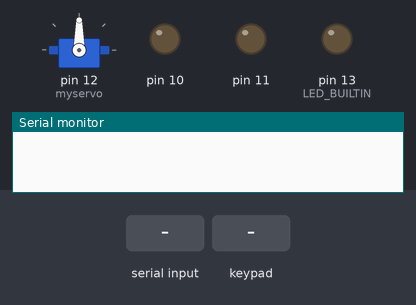
The sketch below on a simulated Arduino Uno, built with avr-gcc and run on an emulated ATmega328P. On the bench: servo, output pins drawn as LEDs (lit = HIGH), the last lines printed to the serial monitor. The test bench sets the inputs (shaded band).

Above: at 1.2 s.
1.3 s: "ESP ok" received over Serial
At 2.7 s:
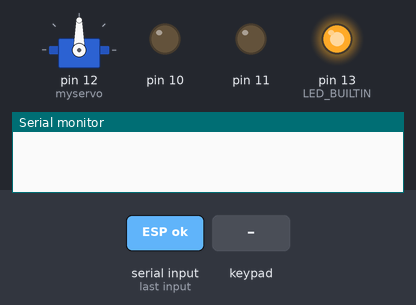
3.8 s: keypad keys 6 9 2 A pressed 0.4 s apart
At 6.6 s:
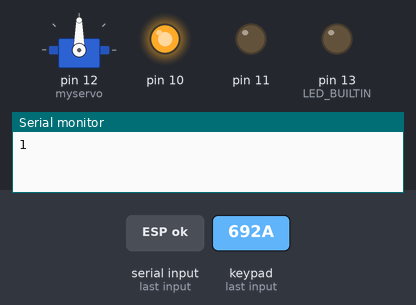
7.5 s: keypad keys 9 8 7 6 pressed 0.4 s apart
At 10.8 s:
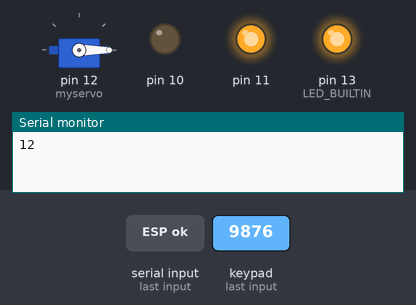
Timing chart, 0 to 12.3 s (numbered marks = the images above; inputs shaded):
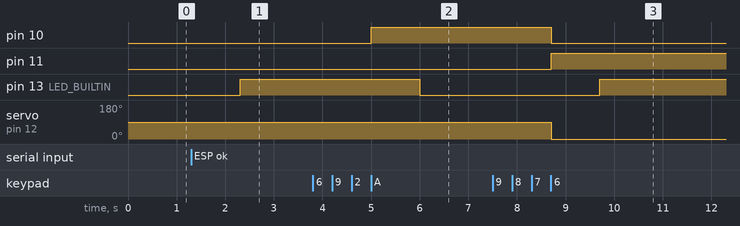

Measured:
- after the input at 1.3 s, pin 13 (LED_BUILTIN): LOW → HIGH after 1.0 s
- after the input at 3.8 s, pin 10: LOW → HIGH after 1.2 s; pin 13 (LED_BUILTIN): HIGH → LOW after 2.2 s
- after the input at 7.5 s, pin 10: HIGH → LOW after 1.2 s; pin 11: LOW → HIGH after 1.2 s; pin 13 (LED_BUILTIN): LOW → HIGH after 2.2 s; servo on pin 12 (myservo): 90° → 0° after 1.2 s

The sketch:

CODIGO_ARDUINO_UNO.ino
```cpp
#include <Keypad.h>
#include <Servo.h>

#define tamSenha 5
Servo myservo;

char Cod[tamSenha];
char Senha[tamSenha]="692A";
byte keycount=0;

const byte ROWS = 4;
const byte COLS = 4;

boolean wifiConectado = false;
String estadoTranca = "";

char hexaKeys[ROWS][COLS] = {
  {'1', '2', '3', 'A'},
  {'4', '5', '6', 'B'},
  {'7', '8', '9', 'C'},
  {'*', '0', '#', 'D'}
};

byte rowPins[ROWS] = {9, 8, 7, 6};
byte colPins[COLS] = {5, 4, 3, 2};

Keypad customKeypad = Keypad(makeKeymap(hexaKeys), rowPins, colPins, ROWS, COLS);

void setup(){
  Serial.begin(9600);
  myservo.attach(12);

  pinMode(10,OUTPUT);
  pinMode(11,OUTPUT);
  pinMode(LED_BUILTIN, OUTPUT);
}

void loop(){
  //boolean StringReady = false;
  String IncomingString = "";

  while (Serial.available()) {
    IncomingString = Serial.readString();
    if (IncomingString == "ESP ok") {
      wifiConectado = true;
      digitalWrite( LED_BUILTIN, HIGH);
    }
    //StringReady = true;
  }

  if (estadoTranca == "aberta") {
    Serial.write("1");
    digitalWrite( LED_BUILTIN, LOW);
    estadoTranca = "";
  }
  if (estadoTranca == "fechada") {
    Serial.write("2");
    digitalWrite( LED_BUILTIN, HIGH);
    estadoTranca = "";
  }

  if (wifiConectado) {
    char customKey = customKeypad.getKey();
    if(customKey){
      //Serial.println(customKey);
      Cod[keycount]=customKey;
      //Serial.print(Cod[keycount]);
      keycount++;
    }
    if(keycount==tamSenha-1){
      //Serial.println(" ");

      if(!strcmp(Cod,Senha)){
        //Serial.println("Correct");
        myservo.write(90); //unlock
        digitalWrite(10, HIGH);
        digitalWrite(11, LOW);
        estadoTranca = "aberta";
        delay(1000);

      }
      else{
         //Serial.println("Incorrect");
         myservo.write(0); //lock
         digitalWrite(11, HIGH);
         digitalWrite(10, LOW);
         estadoTranca = "fechada";
         delay(1000);
      }

      deleteCount();
    }
  }

}

void deleteCount(){
  while(keycount !=0){
    Cod[keycount--]=0;
  }
  return;
}
```
